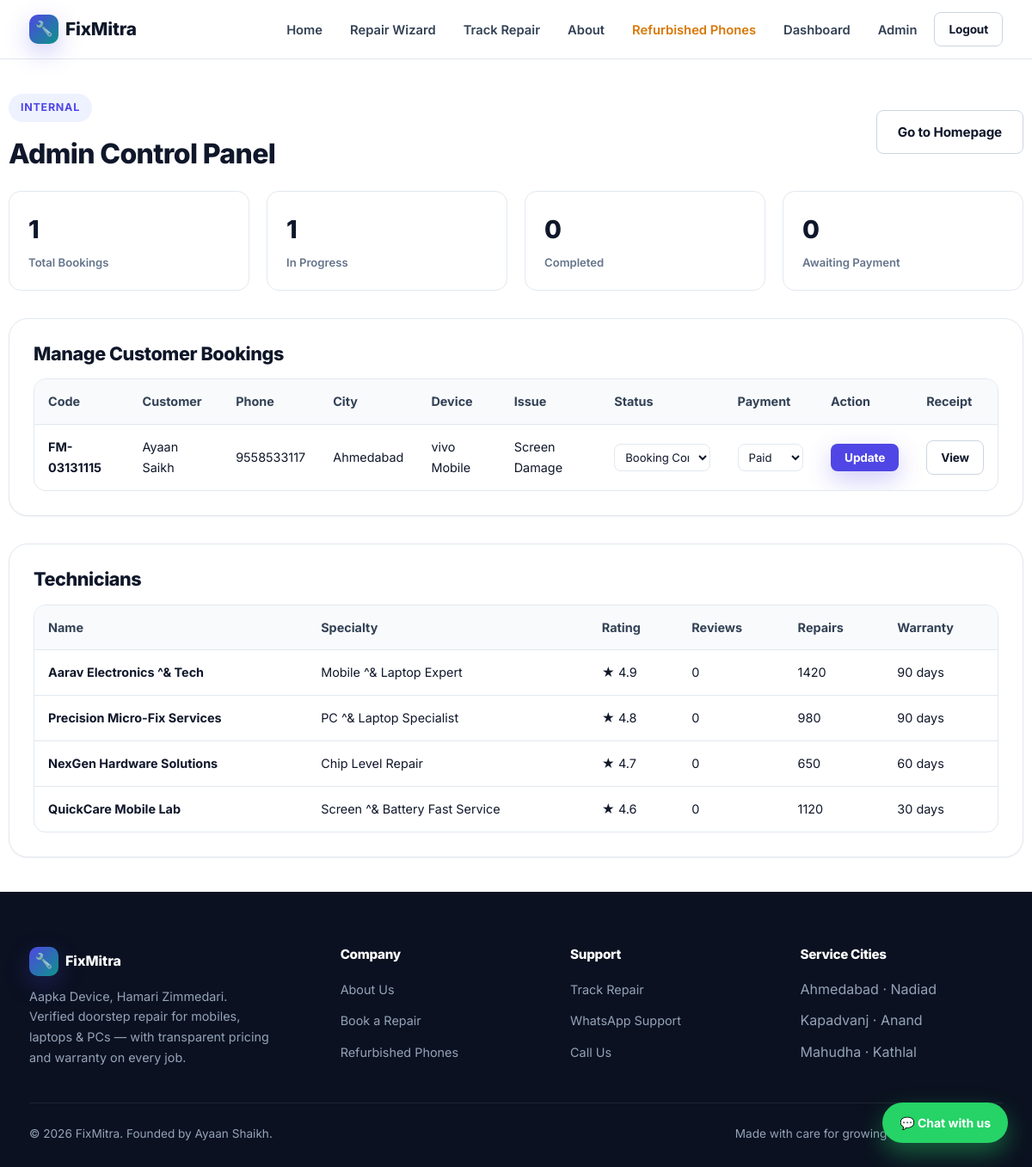
Page /admin (signed in) on the earlier database version.
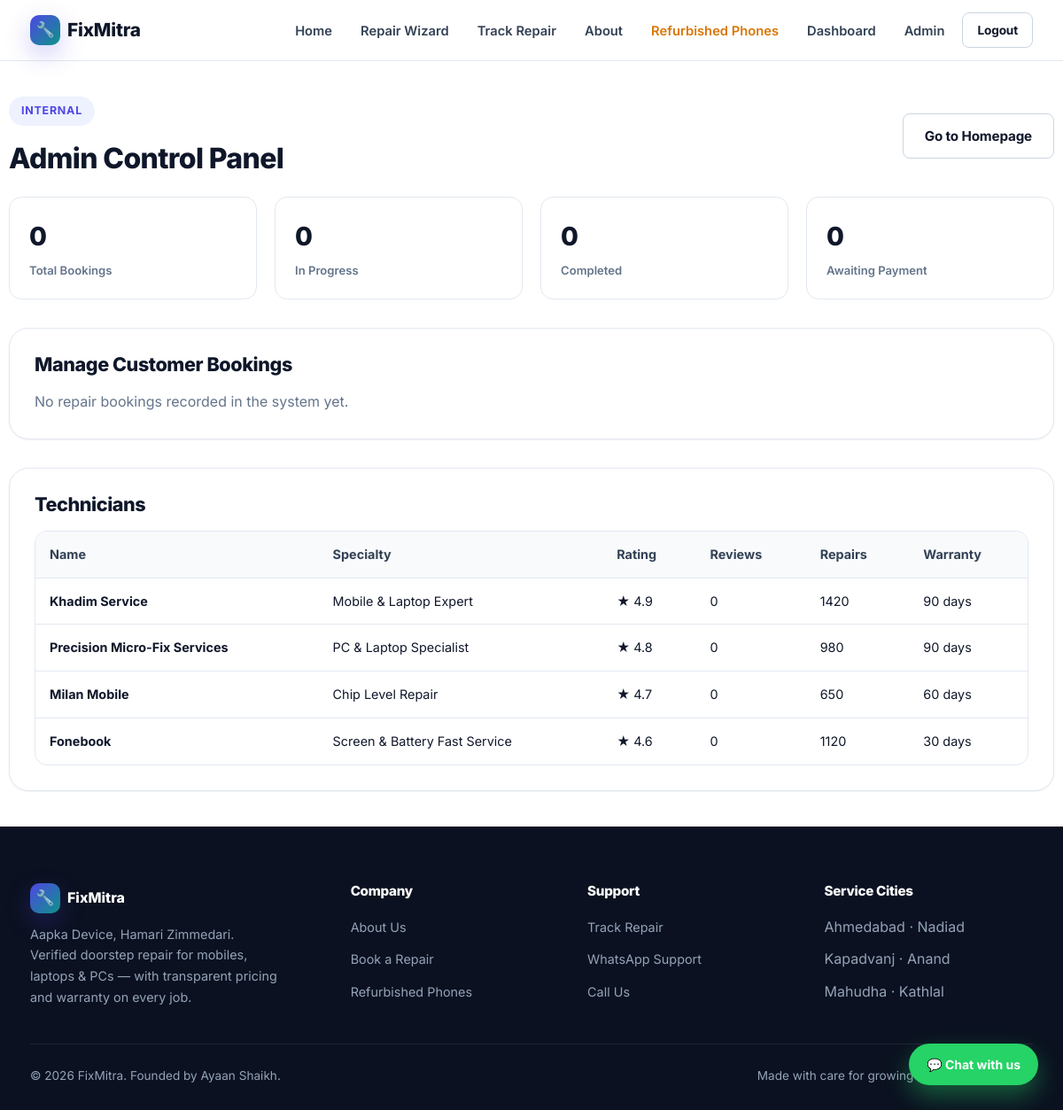
Same page on the later database version.
### tables this page shows
CREATE TABLE bookings (
        id INTEGER PRIMARY KEY AUTOINCREMENT,
        booking_code TEXT UNIQUE NOT NULL,
        user_id INTEGER,
        user_name TEXT,
        phone TEXT,
        city TEXT,
        device_type TEXT,
        brand TEXT,
        problem TEXT,
        description TEXT,
        service_mode TEXT,
        delivery_charge INTEGER DEFAULT 150,
        estimated_cost TEXT,
        status TEXT DEFAULT 'Booking Confirmed',
        technician_id INTEGER,
        payment_status TEXT DEFAULT 'Unpaid (Pay After Service)',
        created_at TIMESTAMP DEFAULT CURRENT_TIMESTAMP
    );

CREATE TABLE technicians (
        id INTEGER PRIMARY KEY AUTOINCREMENT,
        name TEXT NOT NULL,
        rating REAL DEFAULT 4.8,
        repairs_completed INTEGER DEFAULT 0,
        distance_km REAL DEFAULT 2.5,
        warranty_days INTEGER DEFAULT 90,
        specialty TEXT,
        verified INTEGER DEFAULT 1
    );

### app.py (the view, shortened to what this page needs)
@app.route('/admin', methods=['GET', 'POST'])
@admin_required
def admin():
    conn = get_db()
    bookings = conn.execute('SELECT * FROM bookings ORDER BY id DESC').fetchall()
    techs_raw = conn.execute('SELECT * FROM technicians').fetchall()
    techs = []
    for t in techs_raw:
        t = dict(t)
        cnt = conn.execute('SELECT COUNT(*) as cnt FROM reviews WHERE technician_id = ?', (t['id'],)).fetchone()
        t['review_count'] = cnt['cnt']
        techs.append(t)
    stats = {
        'total': len(bookings),
        'in_progress': sum(1 for b in bookings if b['status'] in ('Booking Confirmed', 'Technician Assigned', 'In Progress')),
        'completed': sum(1 for b in bookings if b['status'] == 'Completed'),
        'unpaid': sum(1 for b in bookings if 'Unpaid' in b['payment_status'])
    }
    conn.close()
    return render_template('admin.html', bookings=bookings, technicians=techs, stats=stats)

### app.py (called while the page is built)
def get_db():
    conn = sqlite3.connect(DB_PATH)
    conn.row_factory = sqlite3.Row
    conn.execute('PRAGMA foreign_keys = ON')
    return conn

@app.context_processor
def inject_globals():
    return {'current_year': datetime.now().year}

def admin_required(f):
    @wraps(f)
    def decorated_function(*args, **kwargs):
        if 'user_id' not in session:
            flash("Please log in to access this page.", "warning")
            return redirect(url_for('login', next=request.url))
        if session.get('user_role') != 'admin':
            flash("You don't have permission to view that page.", "danger")
            return redirect(url_for('home'))
        return f(*args, **kwargs)
    return decorated_function

### templates/admin.html (shortened to what this page needs)
{% extends 'base.html' %}
{% block content %}
<div class="container" style="padding: 40px 0;">
    <div class="row-between mb-24">
        <div>
            <span class="eyebrow">Internal</span>
            <h2>Admin Control Panel</h2>
        </div>
        <a href="{{ url_for('home') }}" class="btn btn-secondary">Go to Homepage</a>
    </div>
    <div class="grid-4 mb-32">
        <div class="stat-tile"><div class="stat-num">{{ stats.total }}</div><div class="stat-label">Total Bookings</div></div>
        <div class="stat-tile"><div class="stat-num">{{ stats.in_progress }}</div><div class="stat-label">In Progress</div></div>
        <div class="stat-tile"><div class="stat-num">{{ stats.completed }}</div><div class="stat-label">Completed</div></div>
        <div class="stat-tile"><div class="stat-num">{{ stats.unpaid }}</div><div class="stat-label">Awaiting Payment</div></div>
    </div>
    <div class="card mb-32">
        <h3 class="mb-16">Manage Customer Bookings</h3>
        {% if bookings %}
        <div class="table-wrap">
            <table>
                <thead>
                    <tr>
                        <th>Code</th><th>Customer</th><th>Phone</th><th>City</th><th>Device</th>
                        <th>Issue</th><th>Status</th><th>Payment</th><th>Action</th><th>Receipt</th>
                    </tr>
                </thead>
                <tbody>
                    {% for b in bookings %}
                    <tr>
                        <td><strong>{{ b.booking_code }}</strong></td>
                        <td>{{ b.user_name }}</td>
                        <td>{{ b.phone }}</td>
                        <td>{{ b.city }}</td>
                        <td>{{ b.brand }} {{ b.device_type }}</td>
                        <td>{{ b.problem }}</td>
                        <form method="POST" action="{{ url_for('admin') }}">
                        <td>
                            <select name="status" class="form-control" style="padding:6px 8px; font-size:0.82rem;">
                                <option value="Booking Confirmed" {% if b.status == 'Booking Confirmed' %}selected{% endif %}>Booking Confirmed</option>
                            </select>
                        </td>
                        <td>
                            <select name="payment_status" class="form-control" style="padding:6px 8px; font-size:0.82rem;">
                                <option value="Paid" {% if b.payment_status == 'Paid' %}selected{% endif %}>Paid</option>
                            </select>
                        </td>
                        <td><button type="submit" class="btn btn-primary btn-sm">Update</button></td>
                        </form>
                        <td><a href="{{ url_for('receipt', code=b.booking_code) }}" target="_blank" class="btn btn-secondary btn-sm">View</a></td>
                    </tr>
                    {% endfor %}
                </tbody>
            </table>
        </div>
        {% else %}
        <p class="text-muted">No repair bookings recorded in the system yet.</p>
        {% endif %}
    </div>
    <div class="card">
        <h3 class="mb-16">Technicians</h3>
        <div class="table-wrap">
            <table>
                <thead><tr><th>Name</th><th>Specialty</th><th>Rating</th><th>Reviews</th><th>Repairs</th><th>Warranty</th></tr></thead>
                <tbody>
                    {% for t in technicians %}
                    <tr>
                        <td><strong>{{ t.name }}</strong></td>
                        <td>{{ t.specialty }}</td>
                        <td>★ {{ t.rating }}</td>
                        <td>{{ t.review_count or 0 }}</td>
                        <td>{{ t.repairs_completed }}</td>
                        <td>{{ t.warranty_days }} days</td>
                    </tr>
                    {% endfor %}
                </tbody>
            </table>
        </div>
    </div>
</div>
{% endblock %}

### templates/base.html (shortened to what this page needs)
<!DOCTYPE html>
<html lang="en">
<head>
    <link rel="stylesheet" href="{{ url_for('static', filename='css/style.css') }}">
</head>
<body>
    <nav class="navbar">
        <div class="container nav-container">
            <a href="/" class="logo">
                <span class="logo-mark">🔧</span> FixMitra
            </a>
            <ul class="nav-links" id="navMenu">
                <li><a href="/" {% if request.path == '/' %}aria-current="page"{% endif %}>Home</a></li>
                <li><a href="/wizard" {% if request.path == '/wizard' %}aria-current="page"{% endif %}>Repair Wizard</a></li>
                <li><a href="/track" {% if request.path == '/track' %}aria-current="page"{% endif %}>Track Repair</a></li>
                <li><a href="{{ url_for('about') }}" {% if request.path == '/about' %}aria-current="page"{% endif %}>About</a></li>
                <li><a href="{{ url_for('second_hand_phones') }}" class="nav-cta-highlight">Refurbished Phones</a></li>
                {% if session.get('user_id') %}
                    <li><a href="/dashboard" {% if request.path == '/dashboard' %}aria-current="page"{% endif %}>Dashboard</a></li>
                    {% if session.get('user_role') == 'admin' %}
                    <li><a href="{{ url_for('admin') }}">Admin</a></li>
                    {% endif %}
                    <li><a href="/logout" class="btn btn-secondary btn-sm">Logout</a></li>
                {% else %}
                    <li><a href="/login">Login</a></li>
                    <li><a href="/register" class="btn btn-primary btn-sm">Get Started</a></li>
                {% endif %}
            </ul>
        </div>
    </nav>
    <main style="flex: 1;">
        {% block content %}{% endblock %}
    </main>
    <a href="https://api.whatsapp.com/send?phone=919558533117&text=Hello%20FixMitra,%20I%20have%20a%20query%20regarding%20my%20device%20repair."
       target="_blank" class="whatsapp-float">
        💬 Chat with us
    </a>
    <footer>
        <div class="container">
            <div class="footer-grid">
                <div>
                    <div class="footer-brand"><span class="logo-mark">🔧</span> FixMitra</div>
                    <p style="font-size: 0.9rem; color: var(--ink-400); max-width: 280px;">Aapka Device, Hamari Zimmedari. Verified doorstep repair for mobiles, laptops & PCs — with transparent pricing and warranty on every job.</p>
                </div>
                <div>
                    <h4>Company</h4>
                    <ul class="footer-links">
                        <li><a href="{{ url_for('about') }}">About Us</a></li>
                        <li><a href="/wizard">Book a Repair</a></li>
                        <li><a href="{{ url_for('second_hand_phones') }}">Refurbished Phones</a></li>
                    </ul>
                </div>
                <div>
                    <h4>Support</h4>
                    <ul class="footer-links">
                        <li><a href="/track">Track Repair</a></li>
                        <li><a href="https://wa.me/919558533117" target="_blank">WhatsApp Support</a></li>
                        <li><a href="tel:9558533117">Call Us</a></li>
                    </ul>
                </div>
                <div>
                    <h4>Service Cities</h4>
                    <ul class="footer-links">
                        <li>Ahmedabad · Nadiad</li>
                        <li>Kapadvanj · Anand</li>
                        <li>Mahudha · Kathlal</li>
                    </ul>
                </div>
            </div>
            <div class="footer-bottom">
                <span>© {{ current_year }} FixMitra. Founded by Ayaan Shaikh.</span>
                <span>Made with care for growing device repair needs.</span>
            </div>
        </div>
    </footer>
</body>
</html>

Differences in the rows shown:
removed bookings: booking_code "FM-03131115", user_name "Ayaan Saikh", phone "9558533117", city "Ahmedabad", brand "vivo", device_type "Mobile", problem "Screen Damage", status "Booking Confirmed", payment_status "Paid"
changed technicians: name "Aarav Electronics ^& Tech" → "Khadim Service"; specialty "Mobile ^& Laptop Expert" → "Mobile & Laptop Expert"
changed technicians "Precision Micro-Fix Services": specialty "PC ^& Laptop Specialist" → "PC & Laptop Specialist"
changed technicians "Chip Level Repair": name "NexGen Hardware Solutions" → "Milan Mobile"
changed technicians: name "QuickCare Mobile Lab" → "Fonebook"; specialty "Screen ^& Battery Fast Service" → "Screen & Battery Fast Service"
Other differences:
{{ stats.total }}: "1" → "0"
{{ stats.in_progress }}: "1" → "0"
text no longer shown: "Code Customer Phone City Device Issue Status Payment Action Receipt"
text now shown: "No repair bookings recorded in the system yet."
